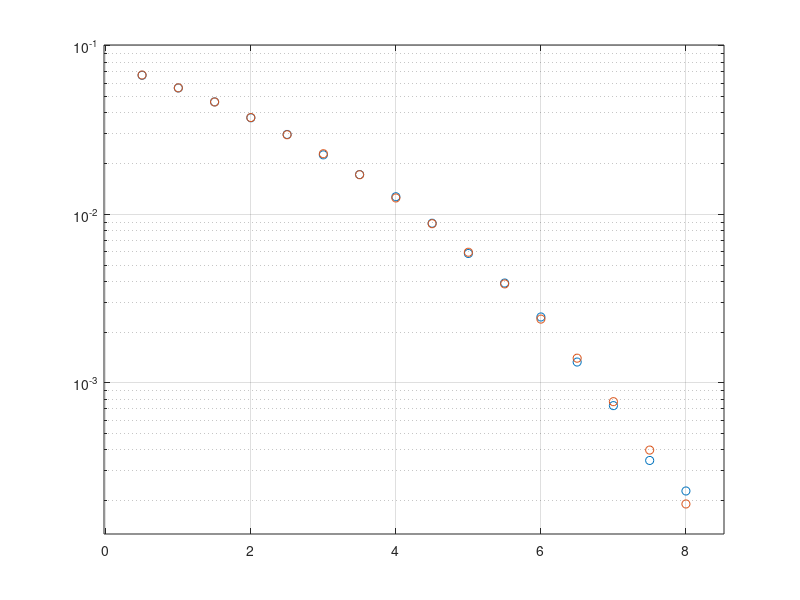

MATLAB code for this plot:
clear all;
close all;

alpha = 0.33;
L = 15;
Fe = 24000;
Rb = 3000;%Débit binaire
Tb = 1/Rb;
Te = 1/Fe;
N = 500000;
V = 1;

%Génération de bits

r = randi([0 1],N,1)';

%%Modulateur 1:

Ts = Tb;
Ns = Ts*Fe;

%Mapping

map = 2*V*r-V;

%Création du filtre (rectangle de largeur Ts)

h = ones(1, Ns);

%Filtrage
A = zeros(1, Ns - 1);
mapSe = kron(map, [1 A]);
signal = filter(h, 1, mapSe);


%Mapping
signalmodule = signal;
M = 2;

Nrab = 8;
Pas = 0.5;
tebtab = zeros(Nrab/Pas - 1, 1);
rabbtab = (Pas:Pas:Nrab);
for i = rabbtab

rabb = i;
Psig = mean(abs(signalmodule).^2);
sigman = sqrt(Psig*Ns/(2*(log(M)/log(2))*10.^(rabb/10)));
bruit = sigman*randn(1,length(signalmodule));
signalmodulebruite = signalmodule + bruit;

signaldemodulebruit = filter(h, 1, signalmodulebruite);

n0 = Ns;
Ebruit = signaldemodulebruit(n0:Ns:end);
res = (Ebruit>0);
teb = mean(abs(res-r));
tebtab(floor(i/Pas)) = teb;

end


semilogy(rabbtab, tebtab, 'o');
hold on
Qtab1 = qfunc(sqrt(2*(10.^(rabbtab/10))));
semilogy(rabbtab, Qtab1,'o');
grid on;
axis padded;
%Diagramme de l'oeil
%plot(reshape(signaldemodulebruit,2*Ns,numel(signaldemodulebruit)/Ns/2))

